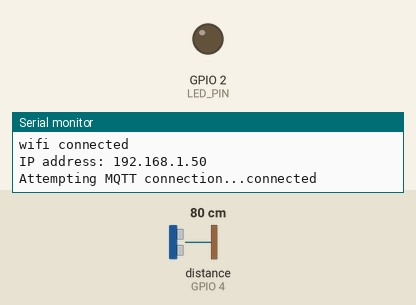
Bench run of a sketch on a simulated ESP8266 (NodeMCU). Shown: output pins drawn as LEDs (lit = HIGH), the last lines printed to the serial monitor. Wiring (inferred from the names in the program): ultrasonic range finder: trigger GPIO 5; echo GPIO 4. The inputs (shaded band) are chosen by the test bench; at power-on: distance to the obstacle (sensor on GPIO 4) 80 cm. The echo pulse lasts 58.3 µs per cm; WiFi joins after 1.5 s; servers stay silent unless stated; no MQTT or app messages arrive unless stated; pins used as bus, display or sensor lines are not drawn.

Above: at 2.7 s.
2.8 s: distance to the obstacle (sensor on GPIO 4) set to 53 cm
4.3 s: distance to the obstacle (sensor on GPIO 4) set to 47 cm
At 5.0 s:
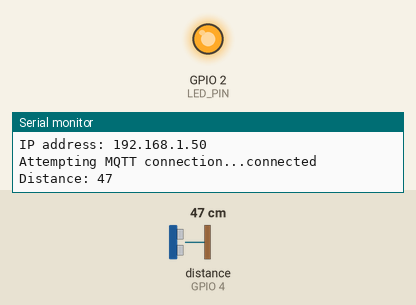
7.3 s: distance to the obstacle (sensor on GPIO 4) set to 60 cm
At 7.7 s:
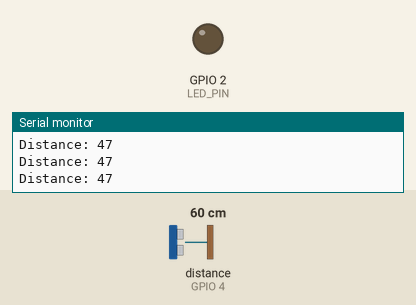
8.8 s: distance to the obstacle (sensor on GPIO 4) set to 2 cm
At 9.6 s:
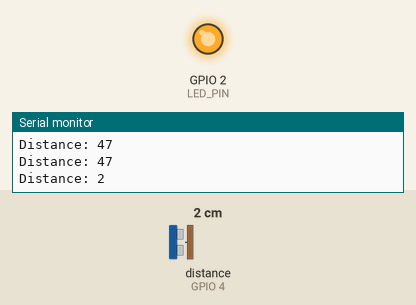
Timing chart, 0 to 11.8 s (numbered marks = the images above; inputs shaded):
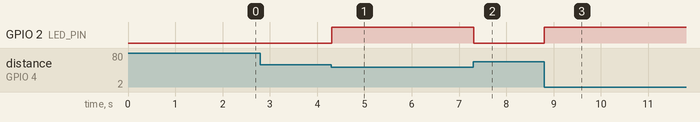

Measured:
- the behaviour switches between 50 and 49 cm on distance to the obstacle (sensor on GPIO 4) (found by bisection; images 0 and 1)
- after the input at 2.8 s, every drawn part: stays the same
- after the input at 4.3 s, GPIO 2 (LED_PIN): LOW → HIGH at once
- after the input at 7.3 s, GPIO 2 (LED_PIN): HIGH → LOW at once
- after the input at 8.8 s, GPIO 2 (LED_PIN): LOW → HIGH at once

The sketch:

mqttOTAUltraSonicSensor.ino
```cpp
//OTA includes
#include <ESP8266WiFi.h>
#include <ESP8266mDNS.h>
#include <WiFiUdp.h>
#include <ArduinoOTA.h>
//MQTTincludes
#include <PubSubClient.h>

//set distance sensor pins
#define TRIG_PIN 5
#define ECHO_PIN 4
#define LED_PIN  2

/* WiFi Settings */
#define ssid "pricelan"
#define password "candyman"

#define RANGE 50
int dist;

/* MQTT Settings */
const char* mqttTopic = "proximity1/inrange";   // MQTT topic
IPAddress broker(192,168,1,31);             // Address of the MQTT broker
#define CLIENT_ID "esp8266-proximity1"     // Client ID to send to the broker

//-------------------------------------------------------------------
// MQTT callback to process messages
//-------------------------------------------------------------------
void callback(char* topic, byte* payload, unsigned int length) {
  Serial.print("Message arrived [");
  Serial.print(topic);
  Serial.print("] ");
  for (int i=0;i<length;i++) {
    Serial.print((char)payload[i]);
  }
  Serial.println();

/*  // Examine only the first character of the message
  if(payload[0] == 49)              // Message "1" in ASCII (turn outputs ON)
  {
    digitalWrite(ledPin, LOW);      // LED is active-low, so this turns it on
    digitalWrite(relayPin, HIGH);
  } else if(payload[0] == 48)       // Message "0" in ASCII (turn outputs OFF)
  {
    digitalWrite(ledPin, HIGH);     // LED is active-low, so this turns it off
    digitalWrite(relayPin, LOW);
  } else {
    Serial.println("Unknown value");
  }
*/
}

WiFiClient wificlient;
PubSubClient client(wificlient);

//-------------------------------------------------------------------
// Attempt connection to MQTT broker and subscribe to command topic
//-------------------------------------------------------------------
void reconnect() {
  // Loop until we're reconnected
  while (!client.connected()) {
    Serial.print("Attempting MQTT connection...");
    // Attempt to connect
    if (client.connect(CLIENT_ID)) {
      Serial.println("connected");
//      client.subscribe(mqttTopic);
    } else {
      Serial.print("failed, rc=");
      Serial.print(client.state());
      Serial.println(" try again in 5 seconds");
      // Wait 5 seconds before retrying
      delay(5000);
    }
  }
}

//-------------------------------------------------------------------
//numvar getdist(void)
//-------------------------------------------------------------------
int getdist(void) {
  long duration;
  int distance;

  //init trigger pin
  digitalWrite(TRIG_PIN, LOW);
  delayMicroseconds(2);

  //issue echo signal
  digitalWrite(TRIG_PIN, HIGH);
  delayMicroseconds(10);
  digitalWrite(TRIG_PIN, LOW);

  //capture echo and calculate duration
  duration = pulseIn(ECHO_PIN, HIGH);
  //Serial.println(duration);

  //calculate distance in cm (for inches divide by 148)
  distance = duration/58;
  //distance = duration*0.034/2;

  return distance;
}

//-------------------------------------------------------------------
void getDistanceAndSend() {
  //determine whether someone is in range
  dist = getdist();
  if (dist < RANGE) {
    //publish MQTT "inrange" topic
    String s = String(dist);
    char carr[3];
    s.toCharArray(carr,3);
    client.publish(mqttTopic, carr);

    Serial.print("Distance: "); Serial.println(dist);
    //analogWrite(LED_PIN, dist);
    digitalWrite(LED_PIN, HIGH);
    delay(1000);
    digitalWrite(LED_PIN, LOW);
  }
}

//-------------------------------------------------------------------
void setup() {
  Serial.begin(115200);
  Serial.println("in basicUltraSonicSensor.setup");

  Serial.println("Booting");
  WiFi.mode(WIFI_STA);
  WiFi.begin(ssid, password);
  while (WiFi.waitForConnectResult() != WL_CONNECTED) {
    Serial.println("Wifi connection Failed! Rebooting...");
    delay(5000);
    ESP.restart();
  }

  ArduinoOTA.onStart([]() {
    String type;
    if (ArduinoOTA.getCommand() == U_FLASH)
      type = "sketch";
    else // U_SPIFFS
      type = "filesystem";

    // NOTE: if updating SPIFFS this would be the place to unmount SPIFFS using SPIFFS.end()
    Serial.println("Start updating " + type);
  });
  ArduinoOTA.onEnd([]() {
    Serial.println("\nEnd");
  });
  ArduinoOTA.onProgress([](unsigned int progress, unsigned int total) {
    Serial.printf("Progress: %u%%\r", (progress / (total / 100)));
  });
  ArduinoOTA.onError([](ota_error_t error) {
    Serial.printf("Error[%u]: ", error);
    if (error == OTA_AUTH_ERROR) Serial.println("Auth Failed");
    else if (error == OTA_BEGIN_ERROR) Serial.println("Begin Failed");
    else if (error == OTA_CONNECT_ERROR) Serial.println("Connect Failed");
    else if (error == OTA_RECEIVE_ERROR) Serial.println("Receive Failed");
    else if (error == OTA_END_ERROR) Serial.println("End Failed");
  });
  ArduinoOTA.begin();
  Serial.println("wifi connected");
  Serial.print("IP address: ");
  Serial.println(WiFi.localIP());

  //pin setup
  pinMode(TRIG_PIN, OUTPUT);
  pinMode(ECHO_PIN, INPUT);
  pinMode(LED_PIN, OUTPUT);
  digitalWrite(LED_PIN, LOW);
  digitalWrite(TRIG_PIN, LOW);

  /* Prepare MQTT client */
  client.setServer(broker, 1883);
  client.setCallback(callback);
}

//-------------------------------------------------------------------
void loop() {
//  Serial.println("in basicUltraSonicSensor.loop");
  ArduinoOTA.handle();

  if (WiFi.status() != WL_CONNECTED)
  {
    Serial.print("Connecting to ");
    Serial.print(ssid);
    Serial.println("...");
    WiFi.begin(ssid, password);

    if (WiFi.waitForConnectResult() != WL_CONNECTED)
      return;
    Serial.println("WiFi connected");
  }

  if (WiFi.status() == WL_CONNECTED) {
    if (!client.connected()) {
      reconnect();
    }
  }

  getDistanceAndSend();

  if (client.connected())
    client.loop();
}
```
